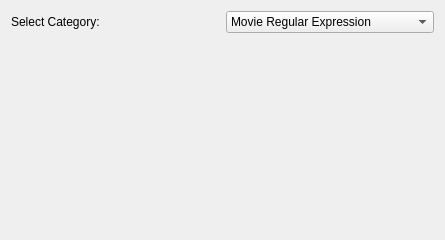
<?xml version="1.0" encoding="UTF-8"?>
<ui version="4.0">
 <class>ConfigResourceExtractor</class>
 <widget class="QWidget" name="ConfigResourceExtractor">
  <property name="geometry">
   <rect>
    <x>0</x>
    <y>0</y>
    <width>445</width>
    <height>240</height>
   </rect>
  </property>
  <property name="windowTitle">
   <string>Form</string>
  </property>
  <layout class="QVBoxLayout" name="verticalLayout">
   <item>
    <layout class="QHBoxLayout" name="horizontalLayout">
     <item>
      <widget class="QLabel" name="label">
       <property name="text">
        <string>Select Category:</string>
       </property>
      </widget>
     </item>
     <item>
      <widget class="KComboBox" name="selectCategory">
       <item>
        <property name="text">
         <string>Movie Regular Expression</string>
        </property>
       </item>
       <item>
        <property name="text">
         <string>Tv Show Regular Expression</string>
        </property>
       </item>
       <item>
        <property name="text">
         <string>Music Regular Expression</string>
        </property>
       </item>
      </widget>
     </item>
    </layout>
   </item>
   <item>
    <widget class="KEditListWidget" name="listWidget"/>
   </item>
  </layout>
 </widget>
 <customwidgets>
  <customwidget>
   <class>KEditListWidget</class>
   <extends>QWidget</extends>
   <header>keditlistwidget.h</header>
  </customwidget>
  <customwidget>
   <class>KComboBox</class>
   <extends>QComboBox</extends>
   <header>kcombobox.h</header>
  </customwidget>
 </customwidgets>
 <resources/>
 <connections/>
</ui>
